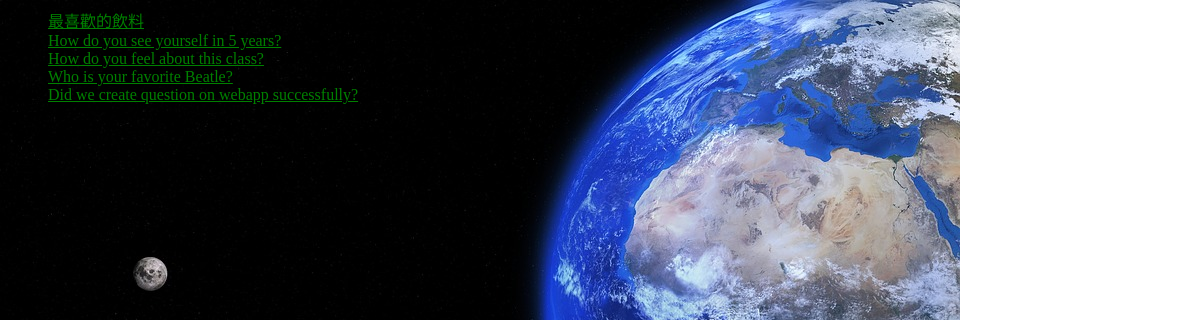
Screenshot of /polls/ with the database file from the repository.
### polls/models.py (models this page shows, shortened)
@python_2_unicode_compatible
class Question(models.Model):
    question_text = models.CharField(max_length=200)
    pub_date = models.DateTimeField('date published')
    def was_published_recently(self):
        now = timezone.now()
        return now - datetime.timedelta(days=1) <= self.pub_date <= now
    was_published_recently.admin_order_field = 'pub_date'
    was_published_recently.boolean = True
    was_published_recently.short_description = 'Published recently?'

### polls/views.py (the view)
class IndexView(generic.ListView):
    template_name = 'polls/index.html'
    context_object_name = 'latest_question_list'
    def get_queryset(self):
        return Question.objects.filter(
            pub_date__lte=timezone.now()
        ).order_by('-pub_date')[:5]

### polls/templates/polls/index.html
{% load static %}
<html>
<head>
<link rel="stylesheet" type="text/css" href="{% static 'polls/style.css' %}" />
</head>
<body>
{% if latest_question_list %}
    <ul>
    {% for question in latest_question_list %}
        <li><a href="{% url 'polls:detail' question.id %}">{{ question.question_text }}</a></li>
    {% endfor %}
    </ul>
{% else %}
    <p>No polls are available.</p>
{% endif %}
</body>

### polls/static/polls/style.css (style rules this page uses)
body { background: white url("images/background.jpg") no-repeat ; }
li a { color: green; }

### rows the page displays
Question: question_text "最喜歡的飲料"
Question: question_text "How do you see yourself in 5 years?"
Question: question_text "How do you feel about this class?"
Question: question_text "Who is your favorite Beatle?"
Question: question_text "Did we create question on webapp successfully?"
